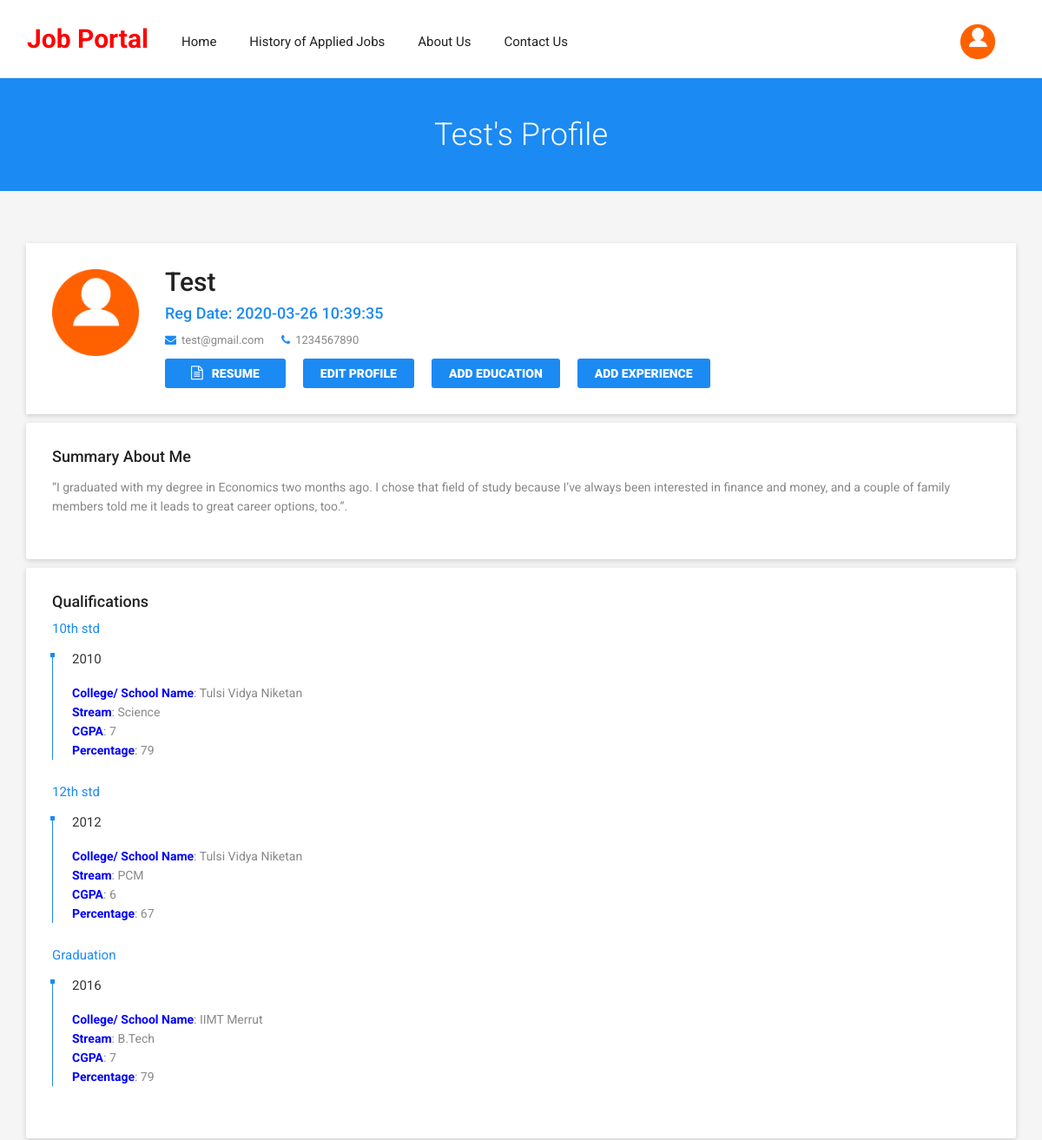
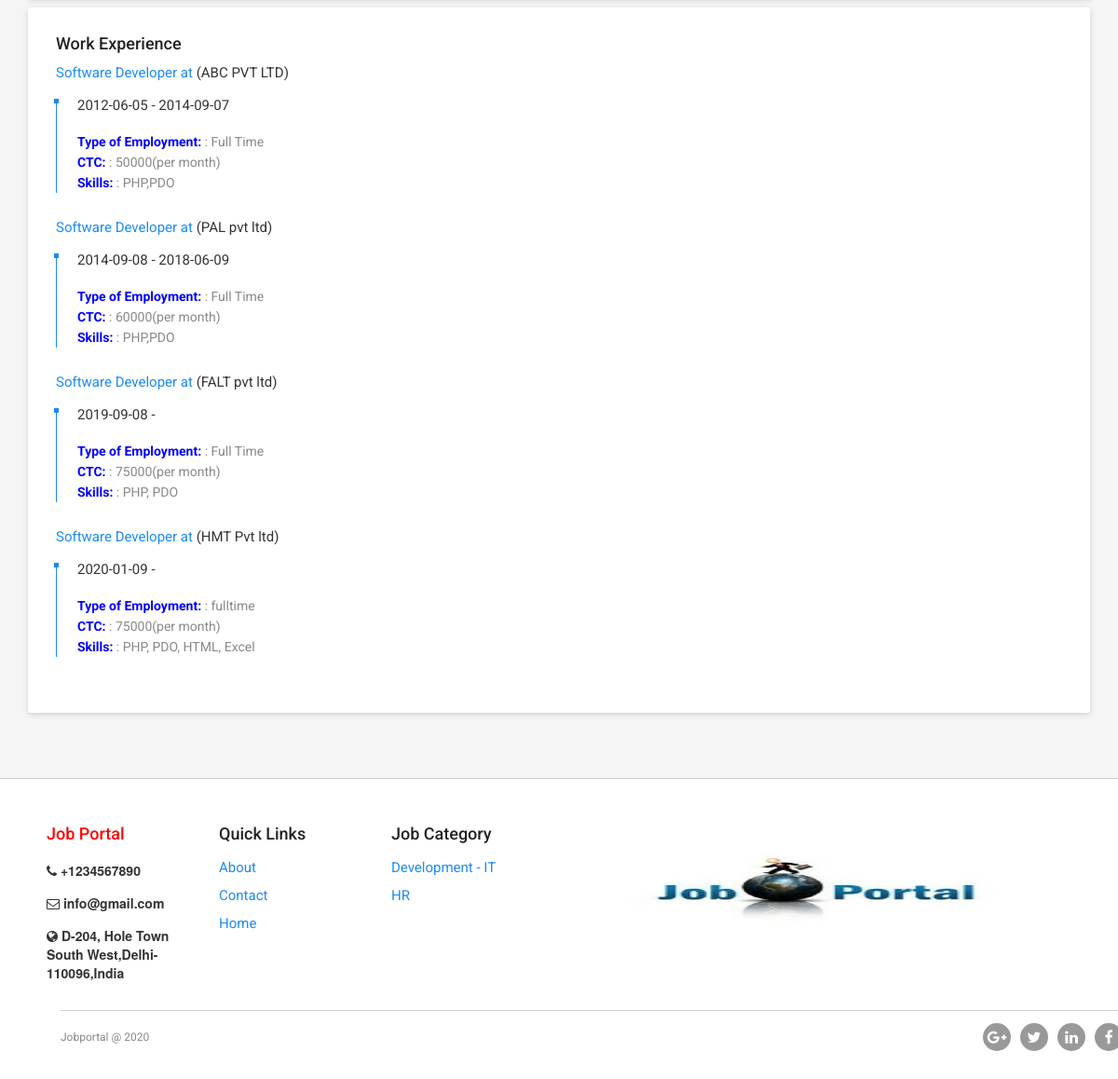
The app's page /my-profile.php (signed in) with its own data (2 pictures, top to bottom).
### tables this page shows
CREATE TABLE `tbljobseekers` (
  `id` int(11) NOT NULL,
  `FullName` varchar(150) DEFAULT NULL,
  `EmailId` varchar(150) DEFAULT NULL,
  `ContactNumber` bigint(15) DEFAULT NULL,
  `Password` varchar(150) DEFAULT NULL,
  `Resume` varchar(150) DEFAULT NULL,
  `AboutMe` mediumtext DEFAULT NULL,
  `ProfilePic` varchar(200) DEFAULT NULL,
  `Skills` varchar(200) DEFAULT NULL,
  `RegDate` timestamp NULL DEFAULT current_timestamp(),
  `LastUpdationDate` timestamp NULL DEFAULT NULL ON UPDATE current_timestamp(),
  `IsActive` int(1) DEFAULT NULL
);

CREATE TABLE `tbleducation` (
  `ID` int(10) NOT NULL,
  `UserID` int(5) DEFAULT NULL,
  `Qualification` varchar(200) DEFAULT NULL,
  `ClgorschName` varchar(200) DEFAULT NULL,
  `PassingYear` varchar(200) DEFAULT NULL,
  `Stream` varchar(200) DEFAULT NULL,
  `CGPA` decimal(2,0) DEFAULT NULL,
  `Percentage` decimal(4,0) DEFAULT NULL,
  `CreationDate` timestamp NULL DEFAULT current_timestamp()
);

CREATE TABLE `tblexperience` (
  `ID` int(10) NOT NULL,
  `UserID` int(10) DEFAULT NULL,
  `EmployerName` varchar(200) DEFAULT NULL,
  `EmployementType` varchar(200) DEFAULT NULL,
  `Designation` varchar(200) DEFAULT NULL,
  `Ctc` decimal(10,0) DEFAULT NULL,
  `FromDate` varchar(200) DEFAULT NULL,
  `ToDate` varchar(200) DEFAULT NULL,
  `Skills` varchar(200) NOT NULL,
  `CreationDate` timestamp NULL DEFAULT current_timestamp()
);

CREATE TABLE `tblpages` (
  `ID` int(11) NOT NULL,
  `PageType` varchar(200) DEFAULT NULL,
  `PageTitle` mediumtext DEFAULT NULL,
  `PageDescription` longtext DEFAULT NULL,
  `Email` varchar(200) NOT NULL,
  `MobileNumber` bigint(10) NOT NULL,
  `UpdationDate` timestamp NULL DEFAULT NULL ON UPDATE current_timestamp()
);

### my-profile.php (the view, shortened to what this page needs)
<?php
include('includes/config.php');
if(strlen($_SESSION['jsid'])==0)
  {
header('location:logout.php');
}
else{ ?>
<!doctype html>
<html>
<head>
<link href="css/custom.css" rel="stylesheet" type="text/css">
<link href="css/bootstrap.css" rel="stylesheet" type="text/css">
<link href="css/color.css" rel="stylesheet" type="text/css">
<link href="css/responsive.css" rel="stylesheet" type="text/css">
<link href="css/owl.carousel.css" rel="stylesheet" type="text/css">
<link href="css/font-awesome.min.css" rel="stylesheet" type="text/css">
<link href="css/jquery.mCustomScrollbar.css" rel="stylesheet" type="text/css">
</head>
<body class="theme-style-1">
<div id="wrapper">
 <?php include('includes/header.php');?>
  <section id="inner-banner">
    <div class="container">
      <h1><?php echo htmlentities($_SESSION['jsfname']);?>'s Profile</h1>
    </div>
  </section>
  <div id="main">
    <section class="resumes-section padd-tb">
      <div class="container">
        <div class="row">
          <div class="col-md-12 col-sm-8">
            <div class="resumes-content">
              <div class="box">
                <div class="frame">
                  <?php
$jsid=$_SESSION['jsid'];
$sql = "SELECT * from  tbljobseekers  where id=:jid";
$query = $dbh -> prepare($sql);
$query-> bindParam(':jid', $jsid, PDO::PARAM_STR);
$query->execute();
$results=$query->fetchAll(PDO::FETCH_OBJ);
foreach($results as $result)
{
 ?><a href="#"><img src="images/<?php echo $result->ProfilePic;?>" width="100" height="100" alt="img"></a></div>
     <div class="text-box">
                  <h2><a href="#"><?php echo htmlentities($_SESSION['jsfname']);?></a></h2>
                  <h4>Reg Date: <?php echo htmlentities($result->RegDate);?></h4>
                  <div class="clearfix"> <strong><i class="fa fa-envelope"></i><?php echo htmlentities($result->EmailId);?></strong> <strong>
                    <i class="fa fa-phone"></i><a href="#"><?php echo htmlentities($result->ContactNumber);?></a></strong> </div>
                  <div class="btn-row"> <a href="Jobseekersresumes/<?php echo htmlentities($result->Resume);?>" class="resume" target="_blank"><i class="fa fa-file-text-o"></i>Resume</a> <a href="profile.php" class="login">Edit Profile</a> <a href="add-education.php" class="login">Add Education</a><a href="add-experience.php" class="login">Add Experience</a></div>
                </div>
              </div>
              <div class="summary-box">
                <h4>Summary About Me</h4>
                <p><?php echo htmlentities($result->AboutMe);?>.</p>
              </div>
<?php } ?>
              <div class="summary-box">
                <h4>Qualifications</h4>
<?php
$uid=$_SESSION['jsid'];
$sql = "SELECT * from  tbleducation  where UserID=:uid";
$query = $dbh -> prepare($sql);
$query-> bindParam(':uid', $uid, PDO::PARAM_STR);
$query->execute();
$results=$query->fetchAll(PDO::FETCH_OBJ);
foreach($results as $result)
{
 ?>
                <div class="outer"> <strong class="title"><?php echo htmlentities($result->Qualification);?></strong>
                  <div class="col"> <span><?php echo htmlentities($result->PassingYear);?></span>
                    <p><strong style="color: blue">College/ School Name</strong>: <?php echo htmlentities($result->ClgorschName);?></p>
                    <p><strong style="color: blue">Stream</strong>: <?php echo htmlentities($result->Stream);?></p>
                    <p><strong style="color: blue">CGPA</strong>: <?php echo htmlentities($result->CGPA);?></p>
                    <p><strong style="color: blue">Percentage</strong>: <?php echo htmlentities($result->Percentage);?></p>
                  </div>
                </div>
<?php } ?>
              </div>
              <div class="summary-box">
                <h4>Work Experience</h4>
<?php
$uid=$_SESSION['jsid'];
$sql = "SELECT * from  tblexperience  where UserID=:uid";
$query = $dbh -> prepare($sql);
$query-> bindParam(':uid', $uid, PDO::PARAM_STR);
$query->execute();
$results=$query->fetchAll(PDO::FETCH_OBJ);
foreach($results as $result)
{
 ?>
                <div class="outer"> <strong class="title"><?php echo htmlentities($result->Designation);?> at <b>(<?php echo htmlentities($result->EmployerName);?>)</b></strong>
                  <div class="col"> <span><?php echo htmlentities($result->FromDate);?> - <?php echo htmlentities($result->ToDate);?></span>
                   <p><strong style="color: blue">Type of Employment: </strong>: <?php echo htmlentities($result->EmployementType);?></p>
                   <p><strong style="color: blue">CTC: </strong>: <?php echo htmlentities($result->Ctc);?>(per month)</p>
                    <p><strong style="color: blue">Skills: </strong>: <?php echo htmlentities($result->Skills);?></p>
                  </div>
                </div>
<?php } ?>
              </div>
            </div>
          </div>
        </div>
      </div>
    </section>
  </div>
 <?php include('includes/footer.php');?>
</div>
</body>
</html>
<?php } ?>

### includes/header.php (shortened to what this page needs)
  <header id="header">
    <div class="container">
      <div class="navigation-col">
        <nav class="navbar navbar-inverse">
          <div class="navbar-header">
            <h2><strong class="logo" style="color: red; padding-top:8%">Job Portal</strong></h2> </div>
          <div id="navbar" class="collapse navbar-collapse">
            <ul class="nav navbar-nav" id="nav">
              <li><a href="index.php">Home</a>
              </li>
<?php if (strlen($_SESSION['jsid']!=0)) {?>
                  <li><a href="applied-jobs.php">History of Applied Jobs</a></li>
<?php } ?>
              <li><a href="about.php">About Us</a></li>
              <li><a href="contact.php">Contact Us</a></li>
            </ul>
          </div>
        </nav>
      </div>
    </div>
    <div class="user-option-col">
      <div class="thumb">
        <div class="dropdown">
<?php if (strlen($_SESSION['jsid']!=0)) {?>
   <?php
         $uid= $_SESSION['jsid'];
$sql="SELECT * from tbljobseekers where id='$uid'";
$query = $dbh -> prepare($sql);
$query->execute();
$results=$query->fetchAll(PDO::FETCH_OBJ);
$cnt=1;
if($query->rowCount() > 0)
{
foreach($results as $row)
{               ?>
          <button class="btn btn-default dropdown-toggle" type="button" id="dropdownMenu1" data-toggle="dropdown" aria-haspopup="true" aria-expanded="true"> <img src="images/<?php echo $row->ProfilePic;?>" width="40" height="40" ></button>
<?php $cnt=$cnt+1;}} ?>
<?php } ?>
        </div>
      </div>
    </div>
  </header>

### includes/footer.php (shortened to what this page needs)
 <footer id="footer">
    <div class="text-box box">
      <h4 style="color: red">Job Portal</h4>
<?php
$sql="SELECT * from tblpages where PageType='contactus'";
$query = $dbh -> prepare($sql);
$query->execute();
$results=$query->fetchAll(PDO::FETCH_OBJ);
$cnt=1;
if($query->rowCount() > 0)
{
foreach($results as $row)
{               ?>
  <ul>
      <li> <i class="fa fa-phone"></i> <strong>+<?php  echo htmlentities($row->MobileNumber);?></strong></li>
                    <li> <i class="fa fa-envelope-o"></i> <strong><?php  echo htmlentities($row->Email);?></strong> </li>
                    <li> <i class="fa fa-globe"></i> <strong><?php  echo htmlentities($row->PageDescription);?></strong> </li>
<?php $cnt=$cnt+1;}} ?></ul>
    </div>
    <div class="box">
      <h4>Quick Links</h4>
      <ul>
        <li><a href="about.php">About</a></li>
        <li><a href="contact.php">Contact</a></li>
        <li><a href="index.php">Home</a></li>
      </ul>
    </div>
    <div class="box">
      <h4>Job Category</h4>
      <ul>
<?php
$sql="SELECT jobCategory,count(jobId) as totaljobs from tbljobs group by jobCategory";
$query = $dbh -> prepare($sql);
$query->execute();
$results=$query->fetchAll(PDO::FETCH_OBJ);
foreach($results as $row)
{               ?>
        <li><a href="view-categorywise-job.php?viewid=<?php echo htmlentities ($row->jobCategory);?>"><?php  echo htmlentities($row->jobCategory);?></a></li> <?php } ?>
      </ul>
    </div>
    <div class="box">
      <img src="images/Untitled-design-1.jpg" width="500" height="150">
    </div>
    <div class="container">
      <div class="bottom-row"> <strong class="copyrights">Jobportal @ 2020 </strong>
        <div class="footer-social">
          <ul>
            <li><a href="#"><i class="fa fa-google-plus"></i></a></li>
            <li><a href="#"><i class="fa fa-twitter"></i></a></li>
            <li><a href="#"><i class="fa fa-linkedin"></i></a></li>
            <li><a href="#"><i class="fa fa-facebook-f"></i></a></li>
          </ul>
        </div>
      </div>
    </div>
  </footer>

### css/color.css (style rules this page uses)
#banner, .banner-outer .caption .holder form button[type="submit"]:hover, .browse-job-section, .user-option-col a.login-round, .user-option-col .dropdown-menu > li > a:hover, .user-option-col .dropdown-menu > li > a:focus, .user-option-col a.btn-login, .theme-style-1 a.btn-style-1, .popular-categories .box:hover, .popular-categories .box:hover, .btn-color-2, .sidebar .box .text-box a.btn-apply, .call-action-section, .price-table .box strong.amount:before, .price-table .box strong.amount:after, #footer form input[type="submit"], #cp_side-menu, .banner-2, #wrapper .header-2.cp_sticky, .process-section .icon-box, .btn-bg-color-1, .header-4, #inner-banner, .pagination-box .pager li > a:hover, .pagination-box .pager li > a:focus, .pagination-box .pager li.active a, .post-box .owl-next:hover, .post-box .owl-prev:hover, .post-section .comment-form form input[type="submit"], .signup-section .holder input[type="submit"], .upload-box .btn-file, .signup-section .holder b, .contact-form input[type="Submit"], .address-box address .fa, .candidates-search-bar form, .btn-row a.resume, .btn-row a.login, .summary-box .col:before, .progress-box .progress-bar span, .alphabets-row .col span, .alphabets-row .col:before, .icon-colo-1, .resum-form .accordion_cp, .resum-form input[type="submit"], .navbar-toggle { background-color:#1b8af3; }
#nav li:hover > a, .banner-outer .caption .holder form button[type="submit"], .banner-outer .caption .holder .btn-row a .fa, .cp_side-menu a .fa, .user-option-col a .fa, #content-area .box .text-col a.text .fa, #content-area .box strong.price .fa, .sidebar .box .text-box h4 a, .sidebar .box .text-box a.text .fa, .sidebar .box .text-box strong.price .fa, #content-area a.load-more .fa, .price-table .box h4, .price-table .box strong.amount sub, .testimonials-section .owl-prev:hover:before, .testimonials-section .owl-next:hover:before, .post-box .text-box strong.date .fa, .post-box .text-box strong.name, .post-box .text-box:hover h4 a, #footer .box ul li a, .bottom-row strong.copyrights a:hover, #content-area .box:hover h4 a, #popular-job-slider .owl-next:before, #popular-job-slider .owl-prev:before, .sidebar-jobs ul li a, .sidebar-jobs ul li span .fa, .pagination-box .pager li > a, .pagination-box .pager li > span, .sidebar .box .recent-post .text-box a .fa, .sidebar .box .recent-post .text-area a .fa, .sidebar .box .recent-post ul li:hover strong a, .sidebar .box .archives-box ul li a:hover, .post-box blockquote p, .testimonials-style-3 .box p, .testimonials-style-3 .col p, .input-box .fa, .check-box strong a:hover, .signup-section .holder em, .signup-section .holder em a, .signup-section .holder a.login, .candidates-search-bar form button[type="submit"], .resumes-section .box .text-box h4, .resumes-content .box .text-box strong .fa, .resumes-content .box .text-box span.price .fa, .tags a, .resumes-section a.load-more .fa, .related-people .text-box strong.name a, .related-people .text-box span .fa, .summary-box strong.title, .popular-companies .owl-next:before, .popular-companies .owl-prev:before, .alphabets-row a:hover, .alphabets a:hover, .theme-style-1 .account-option a.btn-style-1 .fa, #content-area .box .text-col p em, .job-detail ul li .fa { color:#1b8af3; }
#nav li a:before,#nav li a:after, .testimonials-section .owl-prev:hover:before, .testimonials-section .owl-next:hover:before, .summary-box .col, .resume-process .option-box .icon-colo-1:before { border-color:#1b8af3; }

### css/responsive.css (style rules this page uses)
@media (min-width: 1200px) { strong.logo { margin: 0 150px 0 0; } }
@media (min-width: 1200px) { strong.logo { margin:0 0 0 65px; } }
@media (min-width: 1200px) { .user-option-col { position: absolute; padding:0; } }
@media (min-width: 1200px) { .btn-row a.login { margin: 0 20px 0 0; } }
@media (max-width: 1480px) { strong.logo { margin: 0; } }
@media (max-width: 1480px) { .bottom-row { margin: 30px 0 0 0; } }
@media (max-width: 1480px) { .navigation-col .navbar-collapse { float:left; } }
@media (max-width: 1480px) { #footer .text-box, #footer .box { width:15%; margin:0 20px 0 0 } }
@media (max-width: 1900px) { #footer .text-box, #footer .box { width:15%; margin:0 20px 0 0 } }

### records on screen
tbljobseekers: ProfilePic (picture), RegDate "2020-03-26 10:39:35", EmailId "test@gmail.com", ContactNumber "1234567890", AboutMe "“I graduated with my degree in Economics two months ago. I chose that field of study because I’ve always been interested in finance and money, and a couple of family members told me it leads to great career options, too.”"
tbleducation: Qualification "10th std", PassingYear "2010", ClgorschName "Tulsi Vidya Niketan", Stream "Science", CGPA "7", Percentage "79"
tbleducation: Qualification "12th std", PassingYear "2012", ClgorschName "Tulsi Vidya Niketan", Stream "PCM", CGPA "6", Percentage "67"
tbleducation: Qualification "Graduation", PassingYear "2016", ClgorschName "IIMT Merrut", Stream "B.Tech", CGPA "7", Percentage "79"
tblexperience: Designation "Software Developer", EmployerName "ABC PVT LTD", FromDate "2012-06-05", ToDate "2014-09-07", EmployementType "Full Time", Ctc "50000", Skills "PHP,PDO"
tblexperience: Designation "Software Developer", EmployerName "PAL pvt ltd", FromDate "2014-09-08", ToDate "2018-06-09", EmployementType "Full Time", Ctc "60000", Skills "PHP,PDO"
tblexperience: Designation "Software Developer", EmployerName "FALT pvt ltd", FromDate "2019-09-08", EmployementType "Full Time", Ctc "75000", Skills "PHP, PDO"
tblexperience: Designation "Software Developer", EmployerName "HMT Pvt ltd", FromDate "2020-01-09", EmployementType "fulltime", Ctc "75000", Skills "PHP, PDO, HTML, Excel"
tblpages: MobileNumber "1234567890", Email "info@gmail.com", PageDescription "D-204, Hole Town South West,Delhi-110096,India"

### other values on screen
$_SESSION['jsfname'] "Test"
$row->jobCategory "Development - IT"
$row->jobCategory "HR"
